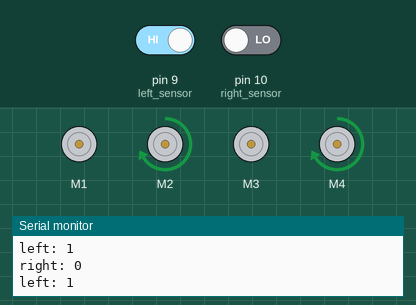
Simulated run of this sketch. Board: Arduino Uno, built with avr-gcc and run on an emulated ATmega328P. Shown: 4 × DC motor (green arrow = forward, orange = backward, longer = faster), the last lines printed to the serial monitor. The test bench sets the inputs (shaded band); at power-on: pin 9 (left_sensor) HIGH, pin 10 (right_sensor) LOW.

Above: at 1.2 s.
1.3 s: pin 9 (left_sensor) driven LOW
At 1.9 s:
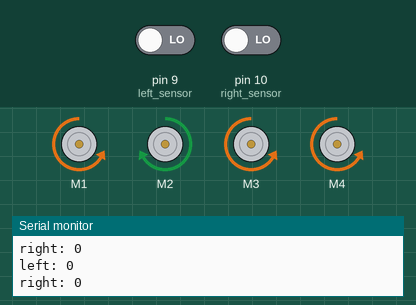
2.8 s: pin 10 (right_sensor) driven HIGH
At 4.0 s:
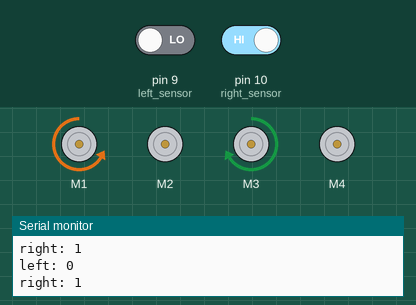
4.3 s: pin 9 (left_sensor) driven HIGH
At 5.5 s:
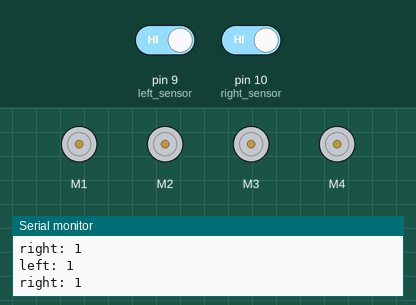
5.8 s: pin 10 (right_sensor) driven LOW
At 7.2 s:
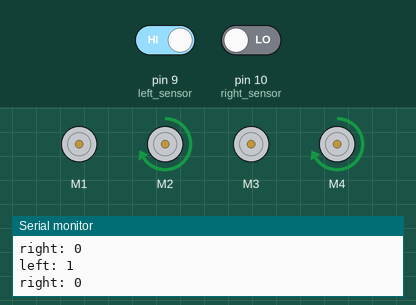
Timing chart, 0 to 8.3 s (numbered marks = the images above; inputs shaded):
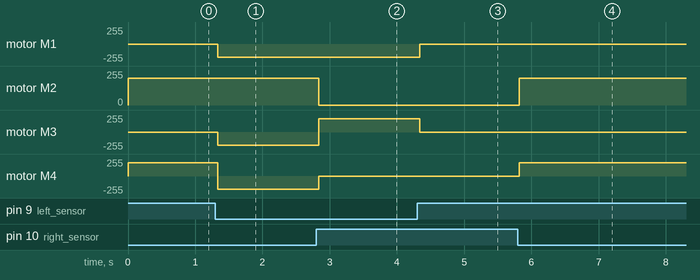

The sketch:

code.ino
```cpp
#include <AFMotor.h>

AF_DCMotor motor1(1);
AF_DCMotor motor3(3);

AF_DCMotor motor2(2);
AF_DCMotor motor4(4);

int left_sensor = 9; // Change this to the pin number of your left sensor
int left_value;
int right_sensor = 10; // Change this to the pin number of your right sensor
int right_value;

void setup() {
  // put your setup code here, to run once:
  Serial.begin(9600);
}

void loop() {
  // put your main code here, to run repeatedly:
  left_value = digitalRead(left_sensor);
  right_value = digitalRead(right_sensor);
  Serial.print("right: "); // Print label for right sensor value
  Serial.println(right_value); // Print value of right sensor
  Serial.print("left: "); // Print label for left sensor value
  Serial.println(left_value); // Print value of left sensor

  // Determine the action based on sensor readings
  if (left_value == 0 && right_value == 1) {
    // Line is to the left, turn left
    turn_left();
  } else if (left_value == 1 && right_value == 0) {
    // Line is to the right, turn right
    turn_right();
  } else if (left_value == 0 && right_value == 0) {
    // On the line, move forward
    move_forward();
  } else {
    // Lost the line, stop motors
    stop_motors();
  }
}

void turn_left() {
  // Motor control code to turn left
  motor1.setSpeed(200);
  motor1.run(BACKWARD);
  motor2.setSpeed(0);
  motor2.run(FORWARD);
  motor3.setSpeed(200);
  motor3.run(FORWARD);
  motor4.setSpeed(0);
  motor4.run(FORWARD);
}

void turn_right() {
  // Motor control code to turn right
  motor1.setSpeed(0);
  motor1.run(FORWARD);
  motor2.setSpeed(200);
  motor2.run(FORWARD);
  motor3.setSpeed(0);
  motor3.run(FORWARD);
  motor4.setSpeed(200);
  motor4.run(FORWARD);
}

void move_forward() {
  // Motor control code to move forward
  motor1.setSpeed(200);
  motor1.run(BACKWARD);
  motor2.setSpeed(200);
  motor2.run(FORWARD);
  motor3.setSpeed(200);
  motor3.run(BACKWARD);
  motor4.setSpeed(200);
  motor4.run(BACKWARD);
}

void stop_motors() {
  // Motor control code to stop all motors
  motor1.run(RELEASE);
  motor2.run(RELEASE);
  motor3.run(RELEASE);
  motor4.run(RELEASE);
}
```

Measured:
- after the input at 1.3 s, motor M1, motor M3: stopped → backward 200/255 at once; motor M4: forward 200/255 → backward 200/255 at once
- after the input at 2.8 s, motor M2: forward 200/255 → stopped at once; motor M3: backward 200/255 → forward 200/255 at once; motor M4: backward 200/255 → stopped at once
- after the input at 4.3 s, motor M1: backward 200/255 → stopped at once; motor M3: forward 200/255 → stopped at once
- after the input at 5.8 s, motor M2, motor M4: stopped → forward 200/255 at once
